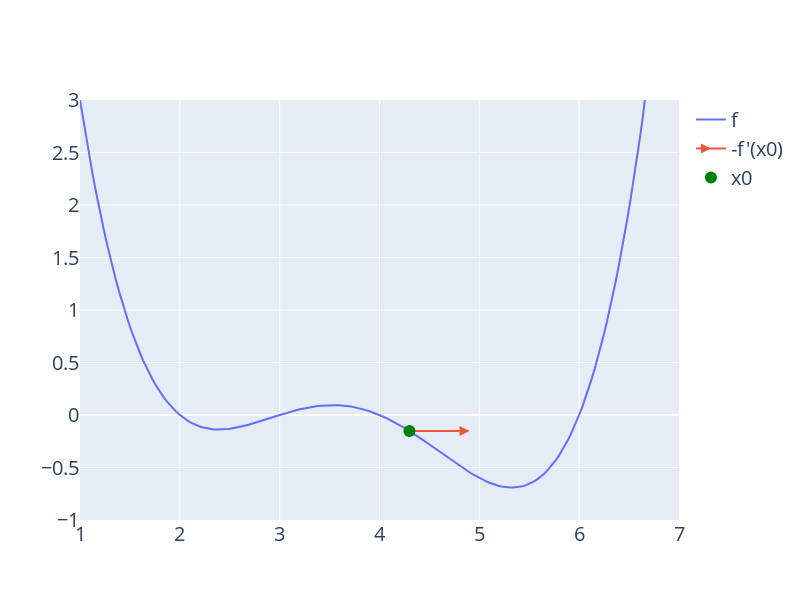

Source (notebook cell):
### Markdown cell above
How does the derivative at a point show which the direction to move?

### Code cell
x = 4.3
fig = go.Figure()
fig.add_trace(f_line)
# Adding a red arrow in the direction of the gradient.
#  Note the arrow is just a direction along the x dimension 
#  (the y position is just for illustrative purposes)
fig.add_trace(go.Scatter(
    x=[x, x - deriv_f(x)], y=[f(x), f(x)],  
    marker= dict(size=10,symbol= "arrow-bar-up", angleref="previous"),
    name="-f'(x0)"
    ))
# Add the Green circle for our guess
fig.add_trace(go.Scatter(x=[x],y=[f(x)], 
                         marker_color="green", marker_size=12,
                         mode="markers", name="x0"))
fig.update_layout(font_size = 20, yaxis_range=[-1, 3])
fig.update_layout(autosize=False, width=800, height=600)
fig

### Figure 1 — Plotly figure (JSON) as saved in the notebook; plotly's stock layout.template omitted (floating-point values rounded to 4 significant figures; data arrays with more than 128 entries replaced by an {"elided": "..."} marker saying what was removed)
{"data": [{"mode": "lines", "name": "f", "type": "scatter", "x": {"elided": "200 float values"}, "y": {"elided": "200 float values"}}, {"marker": {"angleref": "previous", "size": 10, "symbol": "arrow-bar-up"}, "name": "-f'(x0)", "type": "scatter", "x": [4.3, 4.902], "y": [-0.1525, -0.1525]}, {"marker": {"color": "green", "size": 12}, "mode": "markers", "name": "x0", "type": "scatter", "x": [4.3], "y": [-0.1525]}], "layout": {"autosize": false, "font": {"size": 20}, "height": 600, "width": 800, "yaxis": {"range": [-1, 3]}}}
